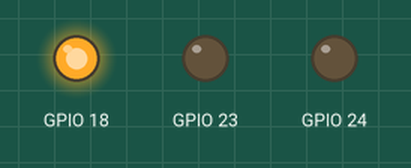
Recording of a program running on a simulated Raspberry Pi (BCM pin numbers). Shown: output pins drawn as LEDs (lit = HIGH). At 7.2 s the program stops and its outputs stay as they are.

Above: at 0.1 s.
At 0.9 s:
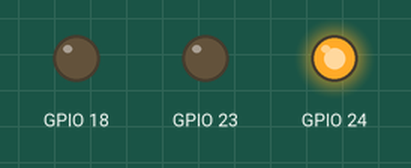
At 1.7 s:
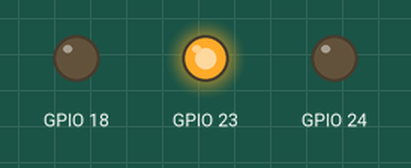
At 2.7 s:
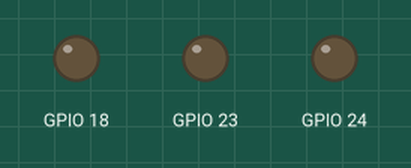
Timing chart, 0 to 3.0 s (numbered marks = the images above):
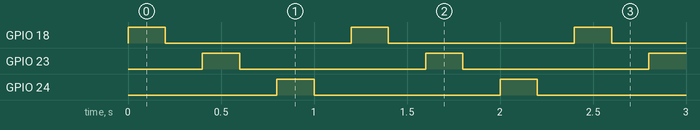

The program:

led_blink.py
```python
import RPi.GPIO as gp
import time


sleep_time = 0.2
count = 5

gp.setmode(gp.BCM)

gp.setup(18, gp.OUT)
gp.setup(23, gp.OUT)
gp.setup(24, gp.OUT)

def light():
  gp.output(18, gp.HIGH)
  time.sleep(sleep_time)
  gp.output(18, gp.LOW)

  time.sleep(sleep_time)

  gp.output(23, gp.HIGH)
  time.sleep(sleep_time)
  gp.output(23, gp.LOW)

  time.sleep(sleep_time)

  gp.output(24, gp.HIGH)
  time.sleep(sleep_time)
  gp.output(24, gp.LOW)

  time.sleep(sleep_time)
  return;

while(count >= 0):
  light()
  count -= 1


gp.cleanup()
```

Measured:
- by itself, GPIO 18, GPIO 23: alternates HIGH for 0.20 s and LOW for 1.0 s, 12 changes in all, then stays LOW
- by itself, GPIO 24: alternates HIGH for 0.20 s and LOW for 1.0 s
- by itself, everything shown: repeats every 1.2 s, in 6 steps
